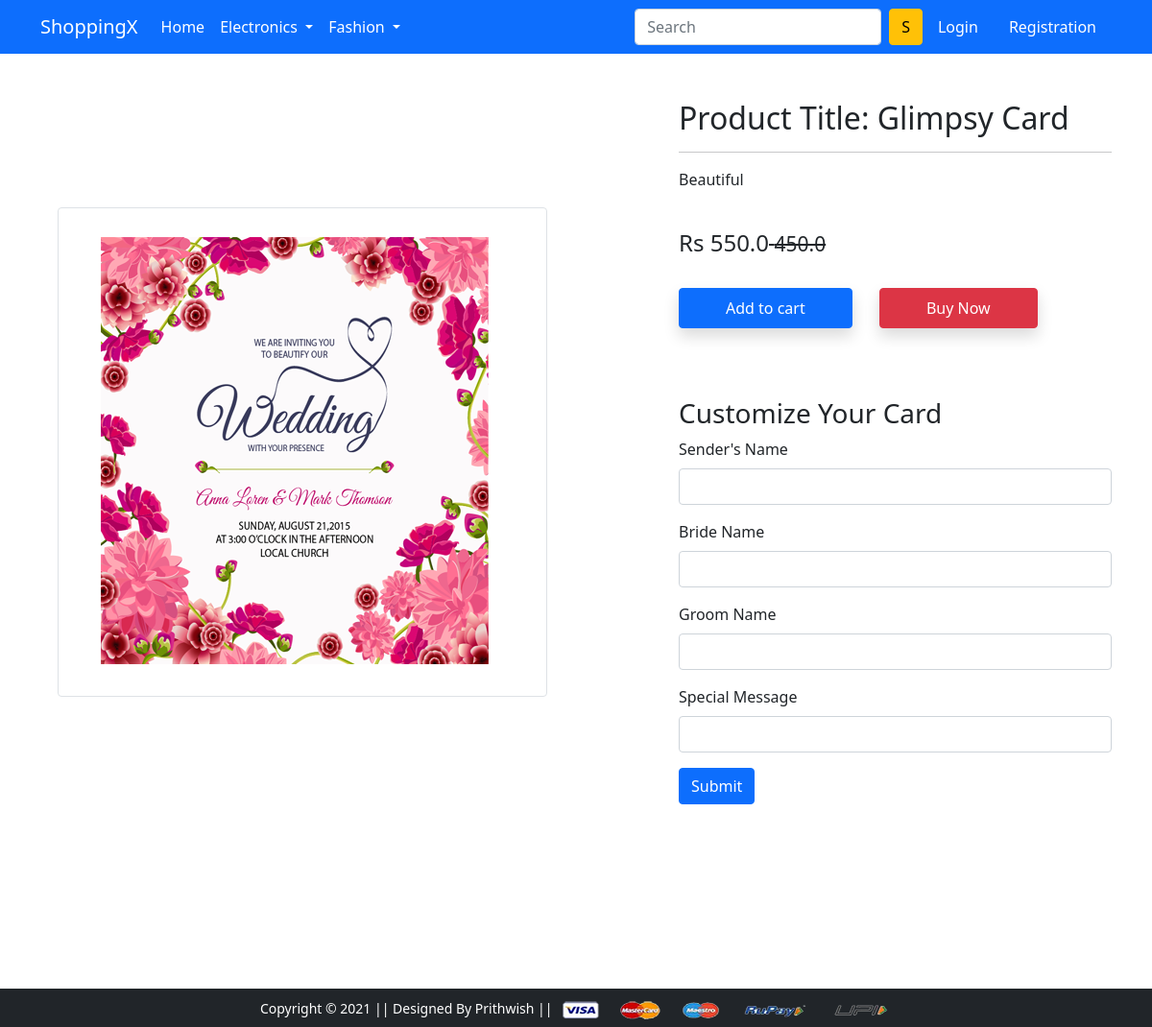
/card-detail/20, run on the app's committed database.
### app/models.py (models this page shows, shortened)
class Product(models.Model):
    title = models.CharField(max_length=100)
    selling_price = models.FloatField()
    discount_price = models.FloatField()
    description = models.CharField(max_length=20)
    brand = models.CharField(max_length=20)
    category = models.CharField(choices=CATEGORY_CHOICES, max_length=4)
    product_image = models.ImageField(upload_to='productimg')

### app/views.py (the view)
# urls.py: path('card-detail/<int:pk>', views.CardDetailView.as_view(), name='card-detail'),
class CardDetailView(View):
    def get(self, request, pk):
        product = Product.objects.get(pk=pk)
        item_already_in_cart = False
        if request.user.is_authenticated:
            item_already_in_cart = Cart.objects.filter(Q(product=product.id) & Q(user=request.user)).exists()
        return render(request, 'app/carddetail.html', {'product':product, 'item_already_in_cart':item_already_in_cart})

### app/templates/app/carddetail.html (shortened to what this page needs)
{% extends 'app/base.html' %}
{% load static %}
{% block main-content %}
<div class="container my-5">
 <div class="row">
  <div class="col-sm-6 text-center align-self-center">
   <img src="{{product.product_image.url}}" alt="" class="img-fluid img-thumbnail">
  </div>
  <div class="col-sm-5 offset-sm-1">
   <h2>Product Title: {{product.title}}</h2>
   <hr>
   <p>{{product.description}}</p> <br>
   <h4>Rs {{product.selling_price}}<small class="fw-light text-decoration-line-through"> {{product.discount_price}}</small></h4> <br>
   {% if not request.user.is_authenticated %}
	<form action="/add-to-cart" class="d-inline">
		<button type="submit" class="btn btn-primary shadow px-5 py-2">Add to cart</button>
	</form>
	{% endif %}
    <form action="/add-to-buy" class="d-inline">
		<button type="submit" class="btn btn-danger shadow px-5 py-2 ms-4">Buy Now</button>
   </form>
   <br>
   <br>
   <br>
   <br>
   <h3>Customize Your Card </h3>
   <form>
     <div class="mb-3">
       <label for="exampleInputEmail1" class="form-label">Sender's Name</label>
       <input type="email" class="form-control" id="exampleInputEmail1" aria-describedby="emailHelp">
     </div>
     <div class="mb-3">
       <label for="exampleInputPassword1" class="form-label">Bride Name</label>
       <input type="password" class="form-control" id="exampleInputPassword1">
     </div>
     <div class="mb-3">
       <label for="exampleInputPassword1" class="form-label">Groom Name</label>
       <input type="password" class="form-control" id="exampleInputPassword1">
     </div>
	 <div class="mb-3">
       <label for="exampleInputPassword1" class="form-label">Special Message</label>
       <input type="password" class="form-control" id="exampleInputPassword1">
     </div>
     <button type="submit" class="btn btn-primary">Submit</button>
   </form>
  </div>
 </div>
</div>
{% endblock main-content %}

### data on the page
Product: product_image (picture), title "Glimpsy Card", description "Beautiful", selling_price "550.0", discount_price "450.0"
